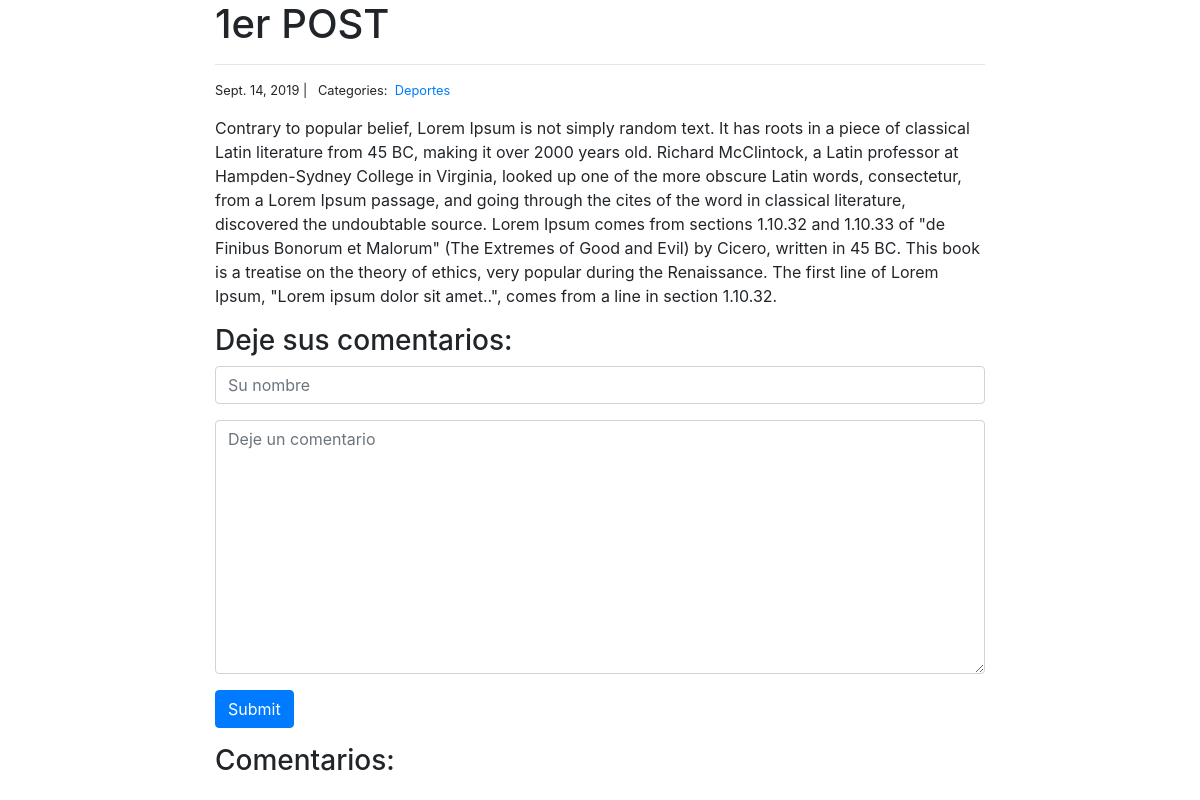
The page /1 on the database its author committed.
### blog/models.py (models this page shows, shortened)
class Post(models.Model):
	title = models.CharField(max_length = 255)
	body = models.TextField()
	created_on = models.DateTimeField(auto_now_add = True)
	last_modified = models.DateTimeField(auto_now = True)
	categories = models.ManyToManyField('Category', related_name = 'posts')

class Category(models.Model):
	name = models.CharField(max_length = 20)

### blog/views.py (the view, shortened to what this page needs)
# urls.py: url(r'^(?P<pk>[0-9]+)$', blog_detail, name="blog_detail"),
def blog_detail(request, pk):
	post = Post.objects.get(pk=pk)
	form = CommentForm(request.POST)
	comments = Comment.objects.filter(post=post)
	context = {
		"post": post,
		"comments": comments,
		"form": form
	}
	return render(request, "blog_detail.html", context)

### blog/forms.py
class CommentForm(forms.Form):
	author = forms.CharField(
		max_length = 60,
		widget = forms.TextInput(attrs={
				"class": "form-control",
				"placeholder": "Su nombre"
			})
		)
	body = forms.CharField(
		widget=forms.Textarea(
			attrs = {
				"class": "form-control",
				"placeholder": "Deje un comentario"
			})
		)

### blog/templates/blog_detail.html (shortened to what this page needs)
{% extends "base.html" %}
{% block page_content %}
<div class="col-md-8 offset-md-2">
	<h1>{{ post.title}}</h1>
	<hr>
	<small>
		{{ post.created_on.date }} | &nbsp;
		Categories:&nbsp;
		{% for category in post.categories.all %}
		<a href="{% url 'blog_category' category.name %}">
			{{ category.name }}
		</a>
		{% endfor %}
	</small>
	<p>{{ post.body | linebreaks }}</p>
	<h3>Deje sus comentarios:</h3>
	<form action="{{post.pk}}" method="post">
		<div class="form-group">
			{{form.author}}
		</div>
		<div class="form-group">
			{{form.body}}
		</div>
		<button type="submit" class="btn btn-primary">Submit</button>
	</form>
	<h3>Comentarios:</h3>
</div>
{% endblock %}

### rows shown on the page
Post: title "1er POST", created_on "Sept. 14, 2019", body "Contrary to popular belief, Lorem Ipsum is not simply random text. It has roots in a piece of classical Latin literature from 45 BC, making it over 2000 years old. Richard McClintock, a Latin professor at Hampden-Sydney College in Virginia, looked up one of the more obscure Latin words, consectetur, from a Lorem Ipsum passage, and going through the cites of the word in classical literature, discovered the undoubtable source. Lorem Ipsum comes from sections 1.10.32 and 1.10.33 of \"de Finibus Bonorum et Malorum\" (The Extremes of Good and Evil) by Cicero, written in 45 BC. This book is a treatise on the theory of ethics, very popular during the Renaissance. The first line of Lorem Ipsum,…"
Category: name "Deportes"
